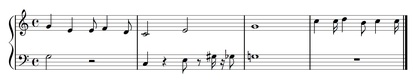
%> input picture GUI/TestNew.jpg, 420 x 84 px, shrunk from 1491 x 297 before the run
$ octave --eval "result = wspolczynniki(rgb2gray(imread('GUI/TestNew.jpg')));"   (GNU Octave 9; MATLAB toolbox functions it lacks are replaced by stand-ins)
%> lines starting %> are read from the running program, lines starting %| are printed output that depends on the picture
### wspolczynniki/blairbliss.m
function Rb = AO5RBlairBliss(im)
[h, w] = size(im);
S = sum(sum(im));
[x,y] = meshgrid(1:w, 1:h);
ms = [sum(sum(im.*y)), sum(sum(im.*x))];
ms = ms./S;
[x, y] = find(im>0);
Rb = S/ sqrt(2*pi* sum(((x-ms(1)).^2 + (y-ms(2)).^2).^.5));
end

### wspolczynniki/c1.m
function Rc1 = AO5RCircularityS( im )
Rc1 = 2*sqrt(sum(sum(im))/pi);
end

### wspolczynniki/c2.m
function Rc2 = AO5RCircularityL( im )
Rc2 = sum(sum(bwmorph(im,'remove'))) / pi;
end

### wspolczynniki/circ.m
function Rs = AO5RShape(im)
L = sum(sum(bwmorph(im,'remove')));
S = sum(sum(im));
Rs = L^2 / (4*pi*S);
end

### wspolczynniki/daniellson.m
function Rd = AO5RDanielsson(im)
S = sum(sum(im));
im = 1-im;
im = double(bwdist(im));
Rd = S^3 / sum(sum(im))^2;
end

### wspolczynniki/feret.m
function Rf = AO5RFeret(im)
[x, y] =find(im>0);
Lh = max(x) - min(x);
Lv = max(y) - min(y);
Rf = Lh/Lv;
end

### wspolczynniki/haralick.m
function Rh = AO5RHaralick(im)
[h, w] = size(im);
S = sum(sum(im));
[x,y] = meshgrid(1:w, 1:h);
ms = [sum(sum(im.*y)), sum(sum(im.*x))];
ms = ms./S;
im = bwmorph(im,'remove');
n = sum(sum(im));
[x, y] = find(im>0);
Rh = sum(((x-ms(1)).^2 + (y-ms(2)).^2).^.5)^2/(n* sum(((x-ms(1)).^2 + (y-ms(2)).^2).^.5)-1);
end

### wspolczynniki/malin.m
function Rm = AO5RMalinowska(im)
L = sum(sum(bwmorph(im,'remove')));
S = sum(sum(im));
Rm = L / sqrt(4*pi*S)-1;
end

### wspolczynniki/euler.m
function LiczbaEulera = euler(im)
%UNTITLED Summary of this function goes here
%   Detailed explanation goes here
LiczbaEulera = regionprops(im, "EulerNumber").EulerNumber;
end

### wspolczynniki/perim.m
function p = perim(im)
%UNTITLED2 Summary of this function goes here
%   Detailed explanation goes here
p = regionprops(im, "Perimeter").Perimeter;
end

### wspolczynniki.m
function data = wspolczynniki(im)
    a = regionprops(im, 'Image');
%> a = 255 items
    % orientacie
    % oryginal
    fun = {@blairbliss, @c1, @c2, @circ, @daniellson, @feret, @haralick, @malin, @euler, @perim};%, @extremaPion, @extremaPoziom};
    % ogranicony
    % fun = {@blairbliss, @c1, @c2, @circ, @feret, @haralick, @malin, @euler};
    data = zeros(length(a), length(fun));
    for i = 1:length(a)
        for j = 1:length(fun)
            data(i, j) = fun{j}(a(i).Image);
        end
    end
%> this loop made 255 passes
%> pass 1, in AO5RDanielsson, `im = 1-im;`:
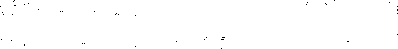
%> im: size 49x398 double; values 0 (black) and 1 (white), 99.8% white; black in thin lines or dots
%> pass 2, in AO5RDanielsson (call 2), `im = 1-im;`:
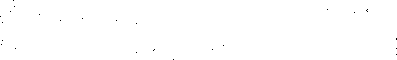
%> im: size 60x397 double; values 0 (black) and 1 (white), 99.9% white; black in thin lines or dots
end
